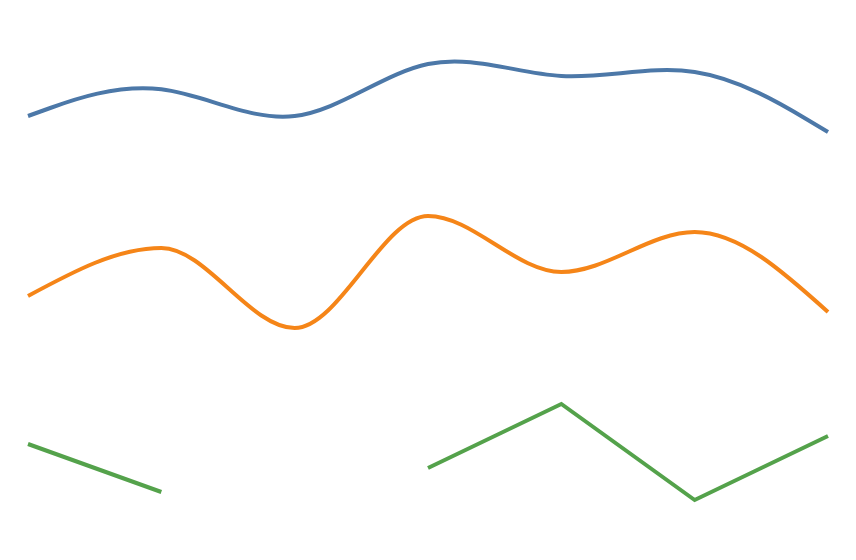

Describe this chart as a Vega-Lite specification.
### Vega specification from a JSON file in a GitHub repository (floating-point values rounded to 4 significant figures)
{"$schema": "https://vega.github.io/schema/vega/v6.json", "description": "Line interpolation methods and defined gaps, isolated so the curve handling is not diluted by other marks.", "width": 400, "height": 260, "padding": 10, "data": [{"name": "points", "values": [{"x": 0, "y": 40, "ok": true}, {"x": 1, "y": 70, "ok": true}, {"x": 2, "y": 20, "ok": true}, {"x": 3, "y": 90, "ok": true}, {"x": 4, "y": 55, "ok": true}, {"x": 5, "y": 80, "ok": true}, {"x": 6, "y": 30, "ok": true}]}, {"name": "gapped", "values": [{"x": 0, "y": 60, "ok": true}, {"x": 1, "y": 30, "ok": true}, {"x": 2, "y": 75, "ok": false}, {"x": 3, "y": 45, "ok": true}, {"x": 4, "y": 85, "ok": true}, {"x": 5, "y": 25, "ok": true}, {"x": 6, "y": 65, "ok": true}]}], "scales": [{"name": "x", "type": "linear", "range": "width", "domain": [0, 6]}, {"name": "y", "type": "linear", "range": [80, 0], "domain": [0, 100]}], "marks": [{"type": "group", "encode": {"enter": {"y": {"value": 0}}}, "marks": [{"type": "line", "from": {"data": "points"}, "encode": {"enter": {"x": {"scale": "x", "field": "x"}, "y": {"scale": "y", "field": "y"}, "stroke": {"value": "#4c78a8"}, "strokeWidth": {"value": 2}, "interpolate": {"value": "basis"}}}}]}, {"type": "group", "encode": {"enter": {"y": {"value": 90}}}, "marks": [{"type": "line", "from": {"data": "points"}, "encode": {"enter": {"x": {"scale": "x", "field": "x"}, "y": {"scale": "y", "field": "y"}, "stroke": {"value": "#f58518"}, "strokeWidth": {"value": 2}, "interpolate": {"value": "monotone"}}}}]}, {"type": "group", "encode": {"enter": {"y": {"value": 180}}}, "marks": [{"type": "line", "from": {"data": "gapped"}, "encode": {"enter": {"x": {"scale": "x", "field": "x"}, "y": {"scale": "y", "field": "y"}, "defined": {"field": "ok"}, "stroke": {"value": "#54a24b"}, "strokeWidth": {"value": 2}}}}]}]}
